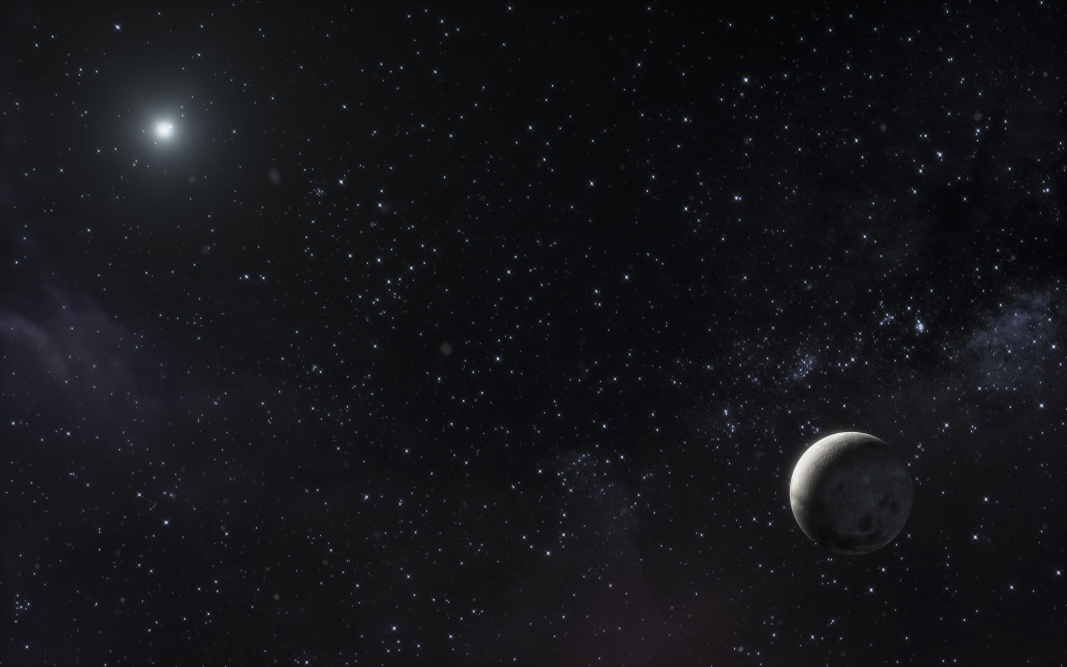
#> input picture CapstoneRenew/Assets/image/Materials/galaxy-night-landscape.jpg, 3200 x 2000 px, given in place of the camera (shown at 1/3 size)
$ python get_hsv_color_v1.py
#> lines starting #> are read from the running program, lines starting #| are printed output that depends on the picture; after the words box and inside, x2 and y2 are one past the last pixel; in counts of white or black regions, pixels touching at a corner belong together
import cv2
import numpy as np


class Camera:
    def __init__(self, camera_id, im_width, im_height):
        self.camera_id = camera_id
        self.cap = cv2.VideoCapture(camera_id)
        if not self.cap.isOpened():
            raise ValueError(f"Camera {camera_id} could not be opened.")

        # Set camera resolution
        self.cap.set(cv2.CAP_PROP_FRAME_WIDTH, im_width)
        self.cap.set(cv2.CAP_PROP_FRAME_HEIGHT, im_height)

        print(f"Webcam {camera_id} opened successfully with resolution {im_width}x{im_height}. Press 'q' to quit.")

    def capture(self):
        ret, frame = self.cap.read()
        if not ret:
            raise ValueError(f"Failed to capture image from camera {self.camera_id}.")
        return frame

    def release(self):
        self.cap.release()

def nothing(x):
    pass

# Create a window
cv2.namedWindow('image')

# Create trackbars for color change
cv2.createTrackbar('HMin', 'image', 0, 179, nothing)  # Hue is from 0-179 for OpenCV
#> slider 'HMin' is set to 35
cv2.createTrackbar('SMin', 'image', 0, 255, nothing)
#> slider 'SMin' is set to 51
cv2.createTrackbar('VMin', 'image', 0, 255, nothing)
#> slider 'VMin' is set to 51
cv2.createTrackbar('HMax', 'image', 0, 179, nothing)
#> slider 'HMax' is set to 179
cv2.createTrackbar('SMax', 'image', 0, 255, nothing)
#> slider 'SMax' is set to 255
cv2.createTrackbar('VMax', 'image', 0, 255, nothing)
#> slider 'VMax' is set to 255

# Set default value for Max HSV trackbars
cv2.setTrackbarPos('HMax', 'image', 179)
cv2.setTrackbarPos('SMax', 'image', 255)
cv2.setTrackbarPos('VMax', 'image', 255)

screen_w = 1920
screen_h = 1080

camera1 = Camera(0, screen_w, screen_h)

while True:
    frame = camera1.capture()
#> in capture, frame is the input picture: shape (2000, 3200, 3); mean B, G, R 25.4, 21.4, 21.1

    # Convert to HSV format and color threshold
    hsv = cv2.cvtColor(frame, cv2.COLOR_BGR2HSV)
#> hsv: shape (2000, 3200, 3); mean H, S, V 117.4, 51.2, 25.4


    # Get current positions of all trackbars
    hMin = cv2.getTrackbarPos('HMin', 'image')
    sMin = cv2.getTrackbarPos('SMin', 'image')
    vMin = cv2.getTrackbarPos('VMin', 'image')
    hMax = cv2.getTrackbarPos('HMax', 'image')
    sMax = cv2.getTrackbarPos('SMax', 'image')
    vMax = cv2.getTrackbarPos('VMax', 'image')

    # Determine if a dual filter is needed based on hMin and hMax
    if hMin < hMax:
        dual_filter = False
        lower_color = np.array([hMin, sMin, vMin])
        upper_color = np.array([hMax, sMax, vMax])
        mask = cv2.inRange(hsv, lower_color, upper_color)
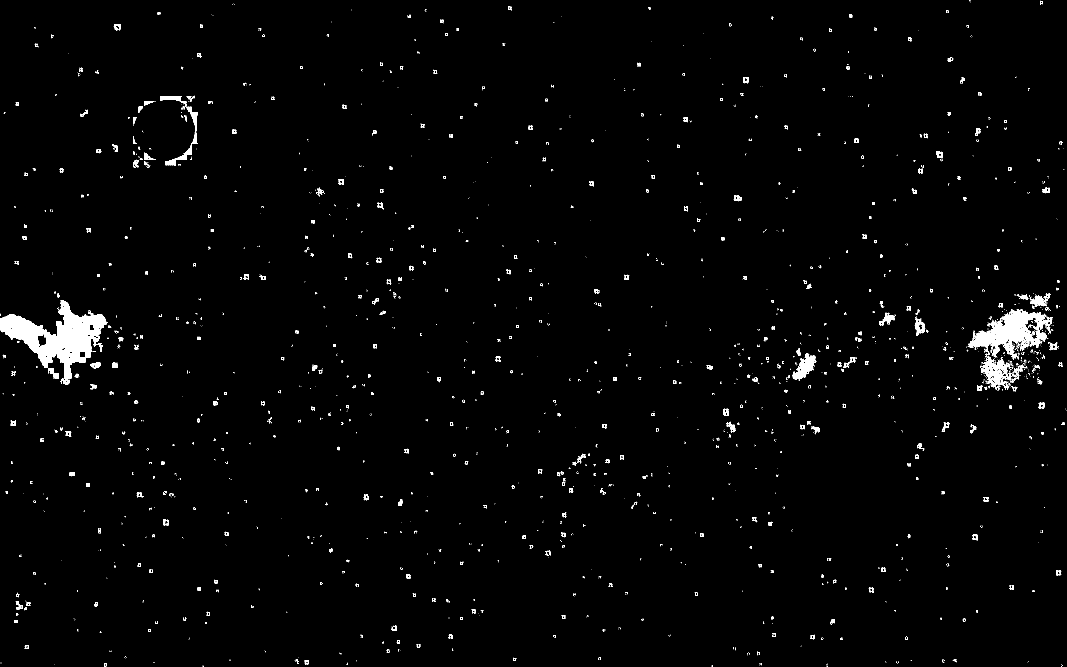
#> mask: shape (2000, 3200) (shown at 1/3 size); 1.5% white; 2236 white regions (1753 under 20 px), largest, box (x1, y1, x2, y2) and area: (0, 901, 323, 1153) 30235, (2904, 927, 3141, 1080) 13882, (2944, 1069, 3034, 1172) 3294
    else:
        dual_filter = True
        lower_color_1 = np.array([0, sMin, vMin])
        upper_color_1 = np.array([hMax, sMax, vMax])
        lower_color_2 = np.array([hMin, sMin, vMin])
        upper_color_2 = np.array([179, sMax, vMax])

        mask1 = cv2.inRange(hsv, lower_color_1, upper_color_1)
        mask2 = cv2.inRange(hsv, lower_color_2, upper_color_2)
        mask = cv2.bitwise_or(mask1, mask2)

    result = cv2.bitwise_and(frame, frame, mask=mask)
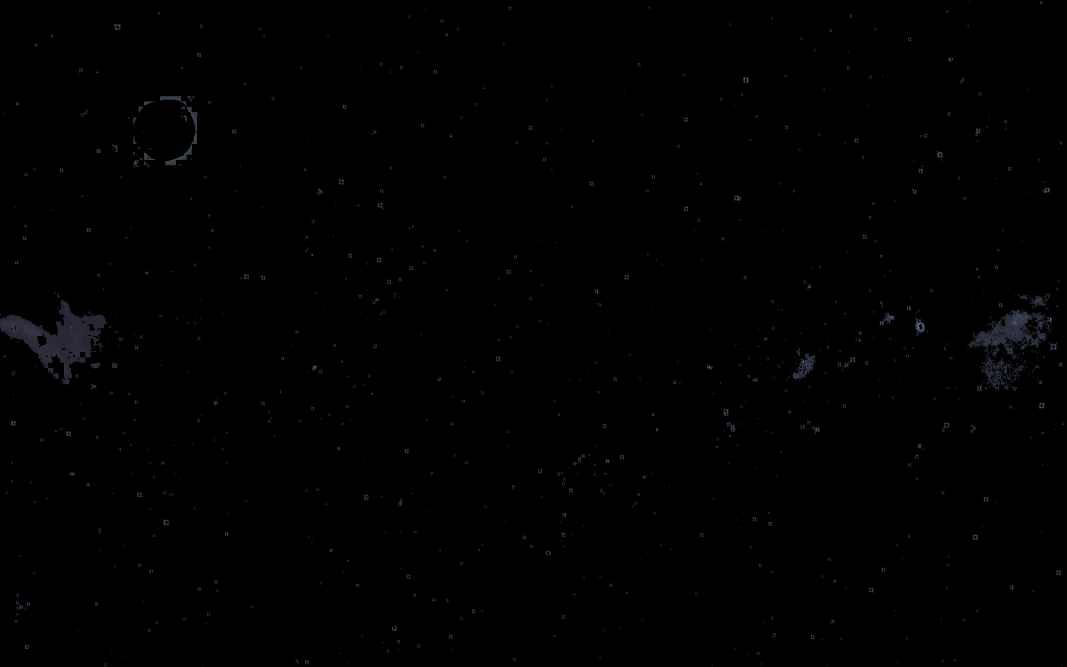
#> result: shape (2000, 3200, 3) (shown at 1/3 size); mean B, G, R 0.9, 0.7, 0.7

    # Display the original and masked image
    cv2.imshow('image', result)

    if cv2.waitKey(1) & 0xFF == ord('q'):
#> (key q is pressed here)
        print(f'hMin = {hMin} \nsMin = {sMin} \nvMin = {vMin} \nhMax = {hMax} \nsMax = {sMax} \nvMax = {vMax}')
        break

# Release the capture and close windows
camera1.release()
cv2.destroyAllWindows()
